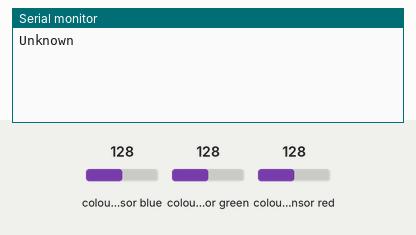
This sketch was run on a simulated ESP32. Shown: the last lines printed to the serial monitor. Wiring (inferred from the names in the program): TCS3200 colour sensor: output GPIO 17; S2 GPIO 16; S3 GPIO 27; S0 GPIO 25; S1 GPIO 26. The test bench sets the inputs (shaded band); at power-on: colour sensor green 128, colour sensor red 128, colour sensor blue 128.

Above: at 1.2 s.
1.3 s: colour sensor green set to 191
At 2.8 s:
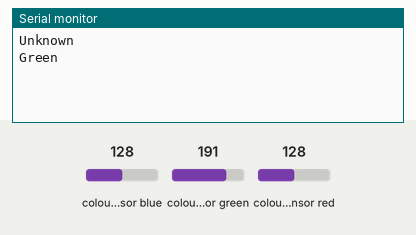
4.3 s: colour sensor red set to 250
At 6.7 s:
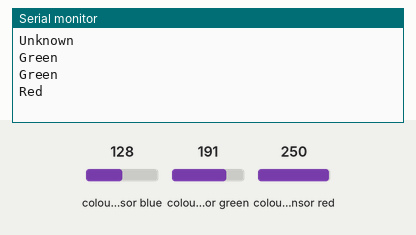

The sketch:

colorTest2.ino
```cpp
/* This code works with GY-31 TCS3200 TCS230 color sensor module
 * It select a photodiode set and read its value (Red Set/Blue set/Green set) and displays it on the Serial monitor
 * and identify if possible the color
 * Refer to www.surtrtech.com for more details
 */

#define s0 25 // 8
#define s1 26 // 9
#define s2 16 // 10
#define s3 27 // 11
#define out 17 // 12

int Red=0, Blue=0, Green=0;  //RGB values

void setup()
{
   pinMode(s0,OUTPUT);    //pin modes
   pinMode(s1,OUTPUT);
   pinMode(s2,OUTPUT);
   pinMode(s3,OUTPUT);
   pinMode(out,INPUT);

   Serial.begin(9600);   //intialize the serial monitor baud rate

   digitalWrite(s0,HIGH); //Putting S0/S1 on HIGH/HIGH levels means the output frequency scalling is at 100% (recommended)
   digitalWrite(s1,HIGH); //LOW/LOW is off HIGH/LOW is 20% and LOW/HIGH is  2%

}

void loop(){

  GetColors();                                     //Execute the GetColors function to get the value of each RGB color
                                                   //Depending of the RGB values given by the sensor we can define the color and displays it on the monitor

  if (Red <=15 && Green <=15 && Blue <=15)         //If the values are low it's likely the white color (all the colors are present)
      Serial.println("White");

  else if (Red<Blue && Red<=Green && Red<23)      //if Red value is the lowest one and smaller thant 23 it's likely Red
      Serial.println("Red");

  else if (Blue<Green && Blue<Red && Blue<20)    //Same thing for Blue
      Serial.println("Blue");

  else if (Green<Red && Green-Blue<= 8)           //Green it was a little tricky, you can do it using the same method as above (the lowest), but here I used a reflective object
      Serial.println("Green");                    //which means the blue value is very low too, so I decided to check the difference between green and blue and see if it's acceptable

  else
     Serial.println("Unknown");                  //if the color is not recognized, you can add as many as you want


  delay(2000);                                   //2s delay you can modify if you want


}


void GetColors()
{
  digitalWrite(s2, LOW);                                           //S2/S3 levels define which set of photodiodes we are using LOW/LOW is for RED LOW/HIGH is for Blue and HIGH/HIGH is for green
  digitalWrite(s3, LOW);
  Red = pulseIn(out, digitalRead(out) == HIGH ? LOW : HIGH);       //here we wait until "out" go LOW, we start measuring the duration and stops when "out" is HIGH again, if you have trouble with this expression check the bottom of the code
  delay(20);
  digitalWrite(s3, HIGH);                                         //Here we select the other color (set of photodiodes) and measure the other colors value using the same techinque
  Blue = pulseIn(out, digitalRead(out) == HIGH ? LOW : HIGH);
  delay(20);
  digitalWrite(s2, HIGH);
  Green = pulseIn(out, digitalRead(out) == HIGH ? LOW : HIGH);
  delay(20);
}

//Here's an example how to understand that expression above,
//""digitalRead(out) == HIGH ? LOW : HIGH"" this whole expression is either HIGH or LOW as pulseIn function requires a HIGH/LOW value on the second argument

//led_Status = led_Status == HIGH ? LOW : HIGH;
//
//if(led_Status == HIGH)
//{
//led_Status =LOW;
//}
//else
//{
//led_Status = HIGH;
//}
```

Measured:
- after the input at 1.3 s, the serial monitor: prints a new line after 0.82 s (image 1)
- after the input at 4.3 s, the serial monitor: prints a new line after 1.9 s (image 2)
